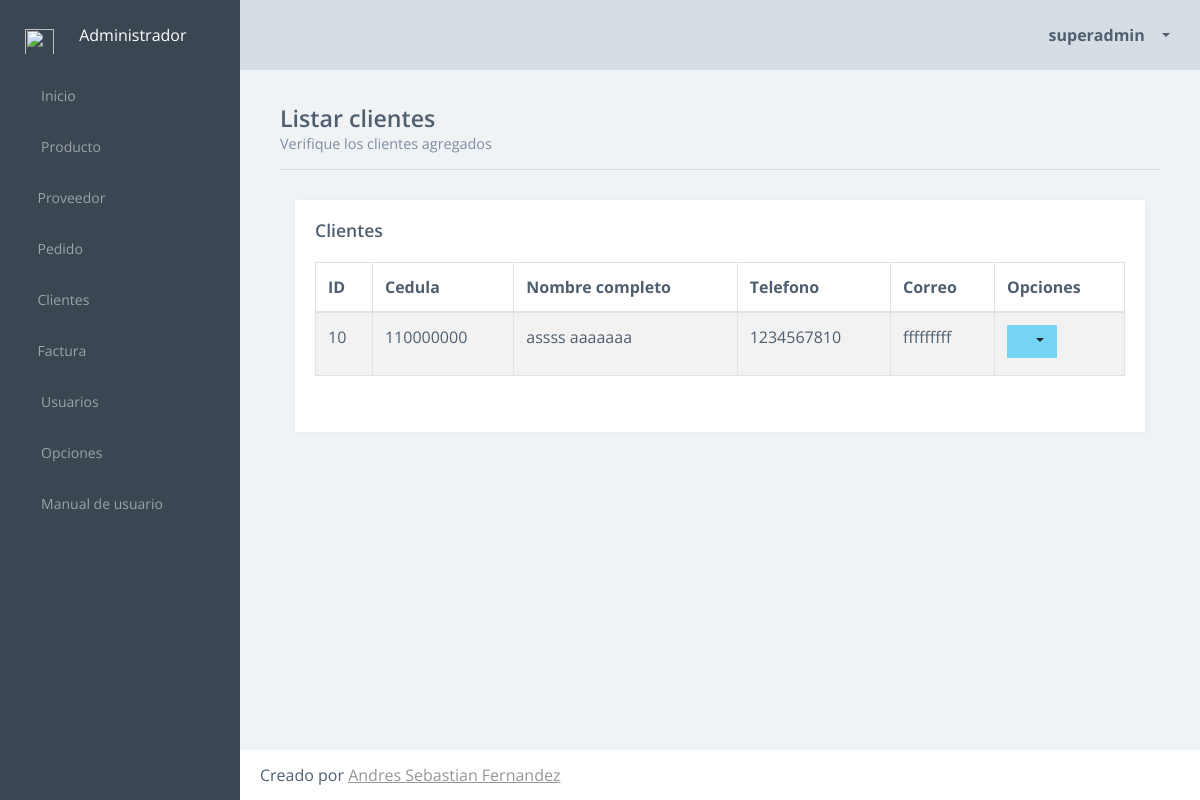
The app's page /inventario/listarClientes (signed in) with its own data.
### inventario/models.py (models this page shows, shortened)
class Usuario(AbstractUser):
    username = models.CharField(max_length=80, unique=True)
    password = models.CharField(max_length=20)
    email = models.EmailField(max_length=100, unique=True)
    first_name = models.CharField(max_length=40)
    last_name = models.CharField(max_length=60)
    nivel = models.IntegerField(null=True)

class Cliente(models.Model):
    cedula = models.CharField(max_length=12, unique=True)
    nombre = models.CharField(max_length=40)
    apellido = models.CharField(max_length=40)
    direccion = models.CharField(max_length=200)
    nacimiento = models.DateField()
    telefono = models.CharField(max_length=20)
    telefono2 = models.CharField(max_length=20,null=True)
    correo = models.CharField(max_length=100)
    correo2 = models.CharField(max_length=100,null=True)

### inventario/views.py (the view)
# urls.py: path('listarClientes', views.ListarClientes.as_view(), name='listarClientes'),
class ListarClientes(LoginRequiredMixin, View):
    login_url = '/inventario/login'
    redirect_field_name = None
    def get(self, request):
        from django.db import models
        clientes = Cliente.objects.all()
        contexto = {'tabla': clientes}
        contexto = complementarContexto(contexto,request.user)
        return render(request, 'inventario/cliente/listarClientes.html',contexto)

### inventario/funciones.py (called while the page is built)
def complementarContexto(contexto,datos):
    contexto['usuario'] = datos.username
    contexto['id_usuario'] = datos.id
    contexto['nombre'] = datos.first_name
    contexto['apellido'] = datos.last_name
    contexto['correo'] = datos.email
    return contexto

### inventario/templates/inventario/cliente/listarClientes.html (shortened to what this page needs)
{% extends "inventario/comun/base.html" %}
{% block content %}
{% load static %}
                <article class="content responsive-tables-page">
                    <div class="title-block">
                        <h1 class="title"> Listar clientes </h1>
                        <p class="title-description"> Verifique los clientes agregados </p>
                    </div>
                    <section class="section">
                        <div class="row">
                            <div class="col-md-12">
                            <div class="col-md-12">
                                <div class="card">
                                    <div class="card-block">
                                        <div class="card-title-block">
                                            <h3 class="title">Clientes</h3>
                                        </div>
                                        <section class="example">
                                            <div class="table-responsive">
                                                <table id="example2" class="table table-striped table-bordered table-hover">
                                                    <thead>
                                                        <tr>
                                                            <th>ID</th>
                                                            <th>Cedula</th>
                                                            <th>Nombre completo</th>
                                                            <th>Telefono</th>
                                                            <th>Correo</th>
                                                            <th>Opciones</th>
                                                        </tr>
                                                    </thead>
                                                    <tbody>
                                                    	{% for fila in tabla %}
                                                        <tr>
                                                            <td>{{ fila.id }}</td>
                                                            <td>{{ fila.cedula}}</td>
                                                            <td>{{ fila.nombre }} {{ fila.apellido }}</td>
                                                            <td>{{ fila.telefono }}</td>
                                                            <td>{{ fila.correo }}</td>
                                                            <td>
                                                <div class="btn-group">
                                                <button type="button" class="btn btn-info dropdown-toggle" data-toggle="dropdown" aria-haspopup="true" aria-expanded="false"><i class="fa fa-wrench"></i></button>
                                                     </div>
                                                            </td>
                                                        </tr>
                                                        {% endfor %}
                                                    </tbody>
                                                </table>
                                            </div>
                                        </section>
                                    </div>
                                </div>
                            </div>
                        </div>
                    </section>
                </article>
{% endblock %}

### inventario/templates/inventario/comun/header.html (shortened to what this page needs)
                <header class="header">
                    <div class="header-block header-block-nav">
                        <ul class="nav-profile">
                            <li class="profile dropdown">
                                <a class="nav-link dropdown-toggle" data-toggle="dropdown" href="#" role="button" aria-haspopup="true" aria-expanded="false">
                                    <em class="fa fa-user"></em>
                                    <span class="name"> {{ usuario }} </span>
                                </a>
                            </li>
                        </ul>
                    </div>
                </header>

### records on screen
Usuario: username "superadmin"
Cliente: id "10", cedula "110000000", nombre "assss", apellido "aaaaaaa", telefono "1234567810", correo "fffffffff"
